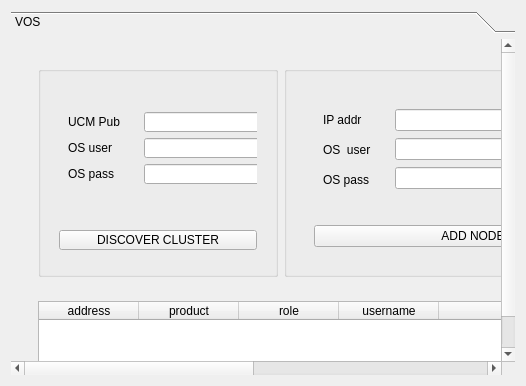
     <widget class="QWidget" name="tab_cli">
      <attribute name="title">
       <string>Platform</string>
      </attribute>
      <layout class="QHBoxLayout" name="horizontalLayout_12">
       <item>
        <widget class="QToolBox" name="toolBox">
         <property name="currentIndex">
          <number>0</number>
         </property>
         <widget class="QWidget" name="page_VOS">
          <property name="geometry">
           <rect>
            <x>0</x>
            <y>0</y>
            <width>975</width>
            <height>806</height>
           </rect>
          </property>
          <attribute name="label">
           <string>VOS</string>
          </attribute>
          <layout class="QHBoxLayout" name="horizontalLayout_30">
           <item>
            <widget class="QWidget" name="widget_30" native="true">
             <property name="sizePolicy">
              <sizepolicy hsizetype="Preferred" vsizetype="Preferred">
               <horstretch>0</horstretch>
               <verstretch>0</verstretch>
              </sizepolicy>
             </property>
             <property name="minimumSize">
              <size>
               <width>660</width>
               <height>0</height>
              </size>
             </property>
             <property name="maximumSize">
              <size>
               <width>600</width>
               <height>169865</height>
              </size>
             </property>
             <layout class="QVBoxLayout" name="verticalLayout_10">
              <item>
               <widget class="QWidget" name="widget_25" native="true">
                <property name="sizePolicy">
                 <sizepolicy hsizetype="Expanding" vsizetype="Fixed">
                  <horstretch>0</horstretch>
                  <verstretch>0</verstretch>
                 </sizepolicy>
                </property>
                <layout class="QHBoxLayout" name="horizontalLayout_8">
                 <item>
                  <widget class="QGroupBox" name="groupBox">
                   <property name="sizePolicy">
                    <sizepolicy hsizetype="Fixed" vsizetype="Minimum">
                     <horstretch>0</horstretch>
                     <verstretch>0</verstretch>
                    </sizepolicy>
                   </property>
                   <property name="minimumSize">
                    <size>
                     <width>240</width>
                     <height>0</height>
                    </size>
                   </property>
                   <property name="maximumSize">
                    <size>
                     <width>230</width>
                     <height>16777215</height>
                    </size>
                   </property>
                   <property name="palette">
                    <palette>
                     <active>
                      <colorrole role="Text">
                       <brush brushstyle="SolidPattern">
                        <color alpha="255">
                         <red>0</red>
                         <green>0</green>
                         <blue>0</blue>
                        </color>
                       </brush>
                      </colorrole>
                     </active>
                     <inactive>
                      <colorrole role="Text">
                       <brush brushstyle="SolidPattern">
                        <color alpha="255">
                         <red>0</red>
                         <green>0</green>
                         <blue>0</blue>
                        </color>
                       </brush>
                      </colorrole>
                     </inactive>
                     <disabled>
                      <colorrole role="Text">
                       <brush brushstyle="SolidPattern">
                        <color alpha="255">
                         <red>120</red>
                         <green>120</green>
                         <blue>120</blue>
                        </color>
                       </brush>
                      </colorrole>
                     </disabled>
                    </palette>
                   </property>
                   <layout class="QVBoxLayout" name="verticalLayout_8">
                    <item>
                     <widget class="QWidget" name="widget_24" native="true">
                      <property name="sizePolicy">
                       <sizepolicy hsizetype="Preferred" vsizetype="Preferred">
                        <horstretch>0</horstretch>
                        <verstretch>0</verstretch>
                       </sizepolicy>
                      </property>
                      <property name="maximumSize">
                       <size>
                        <width>16777215</width>
                        <height>108</height>
                       </size>
                      </property>
                      <layout class="QHBoxLayout" name="horizontalLayout">
                       <item>
                        <widget class="QWidget" name="widget_15" native="true">
                         <layout class="QVBoxLayout" name="verticalLayout_18">
                          <item>
                           <widget class="QLabel" name="UCMPub_Label">
                            <property name="text">
                             <string>UCM Pub</string>
                            </property>
                           </widget>
                          </item>
                          <item>
                           <widget class="QLabel" name="UCMPubCLI_username_label">
                            <property name="text">
                             <string>OS user</string>
                            </property>
                           </widget>
                          </item>
                          <item>
                           <widget class="QLabel" name="label_22">
                            <property name="text">
                             <string>OS pass</string>
                            </property>
                           </widget>
                          </item>
                         </layout>
                        </widget>
                       </item>
                       <item>
                        <widget class="QWidget" name="widget_19" native="true">
                         <layout class="QVBoxLayout" name="verticalLayout_6">
                          <item>
                           <widget class="QLineEdit" name="UCMPub_IP_CLI_line">
                            <property name="sizePolicy">
                             <sizepolicy hsizetype="Expanding" vsizetype="Fixed">
                              <horstretch>0</horstretch>
                              <verstretch>0</verstretch>
                             </sizepolicy>
                            </property>
                            <property name="minimumSize">
                             <size>
                              <width>117</width>
                              <height>17</height>
                             </size>
                            </property>
                            <property name="maximumSize">
                             <size>
                              <width>23</width>
                              <height>16777215</height>
                             </size>
                            </property>
                            <property name="text">
                             <string/>
                            </property>
                           </widget>
                          </item>
                          <item>
                           <widget class="QLineEdit" name="UCMPub_Username_CLI_line">
                            <property name="minimumSize">
                             <size>
                              <width>117</width>
                              <height>17</height>
                             </size>
                            </property>
                            <property name="maximumSize">
                             <size>
                              <width>125</width>
                              <height>16777215</height>
                             </size>
                            </property>
                            <property name="text">
                             <string/>
                            </property>
                           </widget>
                          </item>
                          <item>
                           <widget class="QLineEdit" name="UCMPub_Password_CLI_line">
                            <property name="minimumSize">
                             <size>
                              <width>117</width>
                              <height>17</height>
                             </size>
                            </property>
                            <property name="maximumSize">
                             <size>
                              <width>125</width>
                              <height>16777215</height>
                             </size>
                            </property>
                            <property name="text">
                             <string/>
                            </property>
                            <property name="echoMode">
                             <enum>QLineEdit::Password</enum>
                            </property>
                           </widget>
                          </item>
                         </layout>
                        </widget>
                       </item>
                      </layout>
                      <zorder>widget_19</zorder>
                      <zorder>widget_15</zorder>
                     </widget>
                    </item>
                    <item>
                     <widget class="QWidget" name="widget_10" native="true">
                      <property name="maximumSize">
                       <size>
                        <width>16777215</width>
                        <height>30</height>
                       </size>
                      </property>
                      <layout class="QVBoxLayout" name="verticalLayout_15">
                       <item>
                        <widget class="QPushButton" name="pushButton_discover_nodes_UCM">
                         <property name="sizePolicy">
                          <sizepolicy hsizetype="Minimum" vsizetype="Fixed">
                           <horstretch>0</horstretch>
                           <verstretch>0</verstretch>
                          </sizepolicy>
                         </property>
                         <property name="minimumSize">
                          <size>
                           <width>20</width>
                           <height>20</height>
                          </size>
                         </property>
                         <property name="maximumSize">
                          <size>
                           <width>16777215</width>
                           <height>16777215</height>
                          </size>
                         </property>
                         <property name="layoutDirection">
                          <enum>Qt::LeftToRight</enum>
                         </property>
                         <property name="autoFillBackground">
                          <bool>true</bool>
                         </property>
                         <property name="text">
                          <string>DISCOVER CLUSTER</string>
                         </property>
                        </widget>
                       </item>
                      </layout>
                     </widget>
                    </item>
                   </layout>
                  </widget>
                 </item>
                 <item>
                  <widget class="QGroupBox" name="groupBox_2">
                   <property name="minimumSize">
                    <size>
                     <width>0</width>
                     <height>0</height>
                    </size>
                   </property>
                   <layout class="QVBoxLayout" name="verticalLayout_9">
                    <item>
                     <widget class="QWidget" name="widget_7" native="true">
                      <layout class="QVBoxLayout" name="verticalLayout_13">
                       <item>
                        <widget class="QWidget" name="widget_9" native="true">
                         <layout class="QHBoxLayout" name="horizontalLayout_9">
                          <item>
                           <widget class="QWidget" name="widget_16" native="true">
                            <layout class="QVBoxLayout" name="verticalLayout_19">
                             <item>
                              <widget class="QLabel" name="UCMPub_Label_2">
                               <property name="text">
                                <string>IP addr</string>
                               </property>
                              </widget>
                             </item>
                             <item>
                              <widget class="QLabel" name="UCMPubCLI_username_label_2">
                               <property name="text">
                                <string>OS  user</string>
                               </property>
                              </widget>
                             </item>
                             <item>
                              <widget class="QLabel" name="label_23">
                               <property name="text">
                                <string>OS pass</string>
                               </property>
                              </widget>
                             </item>
                            </layout>
                           </widget>
                          </item>
                          <item>
                           <widget class="QWidget" name="widget_20" native="true">
                            <property name="minimumSize">
                             <size>
                              <width>130</width>
                              <height>0</height>
                             </size>
                            </property>
                            <property name="palette">
                             <palette>
                              <active>
                               <colorrole role="Text">
                                <brush brushstyle="SolidPattern">
                                 <color alpha="255">
                                  <red>0</red>
                                  <green>0</green>
                                  <blue>0</blue>
                                 </color>
                                </brush>
                               </colorrole>
                              </active>
                              <inactive>
                               <colorrole role="Text">
                                <brush brushstyle="SolidPattern">
                                 <color alpha="255">
                                  <red>0</red>
                                  <green>0</green>
                                  <blue>0</blue>
                                 </color>
                                </brush>
                               </colorrole>
                              </inactive>
                              <disabled>
                               <colorrole role="Text">
                                <brush brushstyle="SolidPattern">
                                 <color alpha="255">
                                  <red>120</red>
                                  <green>120</green>
                                  <blue>120</blue>
                                 </color>
                                </brush>
                               </colorrole>
                              </disabled>
                             </palette>
                            </property>
                            <layout class="QVBoxLayout" name="verticalLayout_7">
                             <item>
                              <widget class="QLineEdit" name="UCMPub_IP_CLI_line_2">
                               <property name="minimumSize">
                                <size>
                                 <width>110</width>
                                 <height>17</height>
                                </size>
                               </property>
                               <property name="maximumSize">
                                <size>
                                 <width>125</width>
                                 <height>16777215</height>
                                </size>
                               </property>
                               <property name="text">
                                <string/>
                               </property>
                              </widget>
                             </item>
                             <item>
                              <widget class="QLineEdit" name="UCMPub_Username_CLI_line_2">
                               <property name="minimumSize">
                                <size>
                                 <width>110</width>
                                 <height>17</height>
                                </size>
                               </property>
                               <property name="maximumSize">
                                <size>
                                 <width>125</width>
                                 <height>16777215</height>
                                </size>
                               </property>
                               <property name="text">
                                <string/>
                               </property>
                              </widget>
                             </item>
                             <item>
                              <widget class="QLineEdit" name="UCMPub_Password_CLI_line_2">
                               <property name="minimumSize">
                                <size>
                                 <width>110</width>
                                 <height>17</height>
                                </size>
                               </property>
                               <property name="maximumSize">
                                <size>
                                 <width>125</width>
                                 <height>16777215</height>
                                </size>
                               </property>
                               <property name="text">
                                <string/>
                               </property>
                               <property name="echoMode">
                                <enum>QLineEdit::Password</enum>
                               </property>
                              </widget>
                             </item>
                            </layout>
                           </widget>
                          </item>
                          <item>
                           <widget class="QWidget" name="widget_8" native="true">
                            <layout class="QVBoxLayout" name="verticalLayout_14">
                             <item>
                              <widget class="QWidget" name="widget_26" native="true">
                               <layout class="QHBoxLayout" name="horizontalLayout_2">
                                <item>
                                 <widget class="QRadioButton" name="radioButton_vos_sub">
                                  <property name="text">
                                   <string>Sub</string>
                                  </property>
                                  <property name="checked">
                                   <bool>true</bool>
                                  </property>
                                 </widget>
                                </item>
                                <item>
                                 <widget class="QRadioButton" name="radioButton_vos_pub">
                                  <property name="text">
                                   <string>Pub</string>
                                  </property>
                                  <property name="checked">
                                   <bool>false</bool>
                                  </property>
                                 </widget>
                                </item>
                               </layout>
                              </widget>
                             </item>
                             <item>
                              <widget class="QWidget" name="widget_21" native="true">
                               <property name="minimumSize">
                                <size>
                                 <width>0</width>
                                 <height>38</height>
                                </size>
                               </property>
                               <layout class="QHBoxLayout" name="horizontalLayout_10">
                                <item>
                                 <widget class="QLabel" name="label_product_vos_gen">
                                  <property name="text">
                                   <string>Product</string>
                                  </property>
                                 </widget>
                                </item>
                                <item>
                                 <widget class="QComboBox" name="comboBox_product_vos_gen">
                                  <item>
                                   <property name="text">
                                    <string>UCM</string>
                                   </property>
                                  </item>
                                  <item>
                                   <property name="text">
                                    <string>IMP</string>
                                   </property>
                                  </item>
                                  <item>
                                   <property name="text">
                                    <string>CUC</string>
                                   </property>
                                  </item>
                                  <item>
                                   <property name="text">
                                    <string>CER</string>
                                   </property>
                                  </item>
                                 </widget>
                                </item>
                               </layout>
                              </widget>
                             </item>
                            </layout>
                            <zorder>widget_21</zorder>
                            <zorder>widget_26</zorder>
                           </widget>
                          </item>
                         </layout>
                        </widget>
                       </item>
                       <item>
                        <widget class="QWidget" name="widget_27" native="true">
                         <property name="minimumSize">
                          <size>
                           <width>0</width>
                           <height>38</height>
                          </size>
                         </property>
                         <layout class="QHBoxLayout" name="horizontalLayout_11">
                          <item>
                           <widget class="QPushButton" name="pushButton_add_node">
                            <property name="text">
                             <string>ADD NODE</string>
                            </property>
                           </widget>
                          </item>
                         </layout>
                        </widget>
                       </item>
                      </layout>
                     </widget>
                    </item>
                   </layout>
                  </widget>
                 </item>
                </layout>
               </widget>
              </item>
              <item>
               <widget class="QWidget" name="widget_46" native="true">
                <property name="minimumSize">
                 <size>
                  <width>621</width>
                  <height>0</height>
                 </size>
                </property>
                <layout class="QVBoxLayout" name="verticalLayout_17">
                 <item>
                  <widget class="QTableWidget" name="tableWidget_ucm_cluster_cli">
                   <property name="alternatingRowColors">
                    <bool>false</bool>
                   </property>
                   <property name="selectionBehavior">
                    <enum>QAbstractItemView::SelectRows</enum>
                   </property>
                   <property name="showGrid">
                    <bool>false</bool>
                   </property>
                   <property name="sortingEnabled">
                    <bool>true</bool>
                   </property>
                   <property name="columnCount">
                    <number>5</number>
                   </property>
                   <attribute name="horizontalHeaderCascadingSectionResizes">
                    <bool>false</bool>
                   </attribute>
                   <attribute name="horizontalHeaderHighlightSections">
                    <bool>true</bool>
                   </attribute>
                   <attribute name="horizontalHeaderStretchLastSection">
                    <bool>true</bool>
                   </attribute>
                   <attribute name="verticalHeaderHighlightSections">
                    <bool>true</bool>
                   </attribute>
                   <column>
                    <property name="text">
                     <string>address</string>
                    </property>
                   </column>
                   <column>
                    <property name="text">
                     <string>product</string>
                    </property>
                   </column>
                   <column>
                    <property name="text">
                     <string>role</string>
                    </property>
                   </column>
                   <column>
                    <property name="text">
                     <string>username</string>
                    </property>
                   </column>
                   <column>
                    <property name="text">
                     <string>password</string>
                    </property>
                   </column>
                  </widget>
                 </item>
                </layout>
               </widget>
              </item>
             </layout>
             <zorder>widget_46</zorder>
             <zorder>widget_25</zorder>
            </widget>
           </item>
           <item>
            <widget class="QWidget" name="widget_47" native="true">
             <layout class="QVBoxLayout" name="verticalLayout_12">
              <item>
               <widget class="QWidget" name="widget_49" native="true">
                <property name="minimumSize">
                 <size>
                  <width>0</width>
                  <height>0</height>
                 </size>
                </property>
                <layout class="QVBoxLayout" name="verticalLayout_20">
                 <item>
                  <widget class="QWidget" name="widget_50" native="true">
                   <property name="minimumSize">
                    <size>
                     <width>0</width>
                     <height>50</height>
                    </size>
                   </property>
                   <property name="maximumSize">
                    <size>
                     <width>16777215</width>
                     <height>16777215</height>
                    </size>
                   </property>
                   <layout class="QHBoxLayout" name="horizontalLayout_5">
                    <item>
                     <widget class="QPushButton" name="pushButton_execute_cli_ucm">
                      <property name="sizePolicy">
                       <sizepolicy hsizetype="Preferred" vsizetype="Fixed">
                        <horstretch>0</horstretch>
                        <verstretch>0</verstretch>
                       </sizepolicy>
                      </property>
                      <property name="text">
                       <string>START</string>
                      </property>
                     </widget>
                    </item>
                    <item>
                     <widget class="QPushButton" name="pushButton_stop_cli_ucm">
                      <property name="text">
                       <string>STOP</string>
                      </property>
                     </widget>
                    </item>
                    <item>
                     <widget class="QPushButton" name="pushButton_refresh_cli_ucm">
                      <property name="text">
                       <string>REFRESH</string>
                      </property>
                     </widget>
                    </item>
                   </layout>
                  </widget>
                 </item>
                 <item>
                  <widget class="QTreeWidget" name="treeWidget_ucm_cli">
                   <property name="toolTip">
                    <string/>
                   </property>
                   <property name="statusTip">
                    <string notr="true"/>
                   </property>
                   <property name="autoExpandDelay">
                    <number>0</number>
                   </property>
                   <column>
                    <property name="text">
                     <string>CLI Commands</string>
                    </property>
                   </column>
                  </widget>
                 </item>
                </layout>
               </widget>
              </item>
             </layout>
            </widget>
           </item>
          </layout>
         </widget>
        </widget>
       </item>
      </layout>
     </widget>
